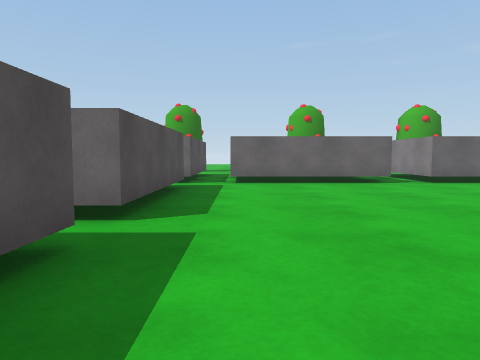
view 1 (above)

24 first-person views from a walk through a 3-D level made in the Unity game engine. The camera is 0.68 m above the floor, tilts 4° down and sees 70° across. The floor is counted in squares, 1 m on a side. Each view is taken from the middle of a square. On the plan, view 1 faces up. The plan holds only what a view shows up to about 10 squares ahead; the rest is blank. The place goes on beyond the plan. Some animated figures are not drawn.

view 2
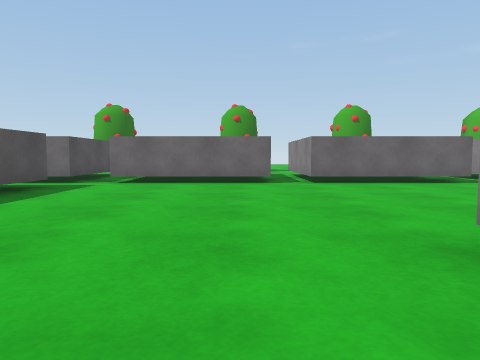

view 3
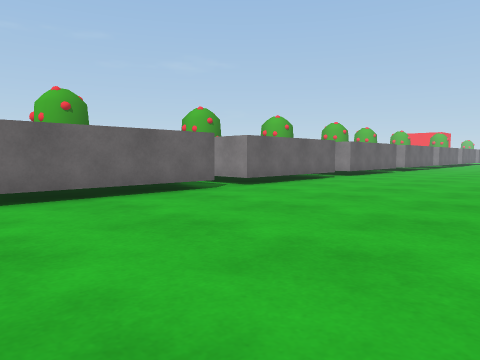

view 4
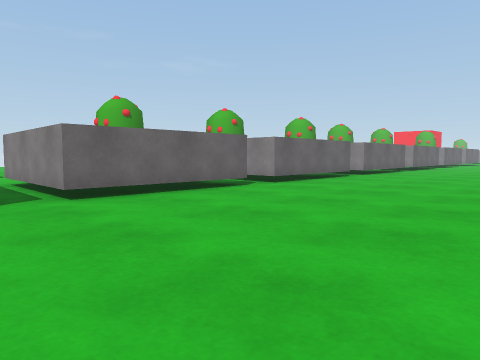

view 5
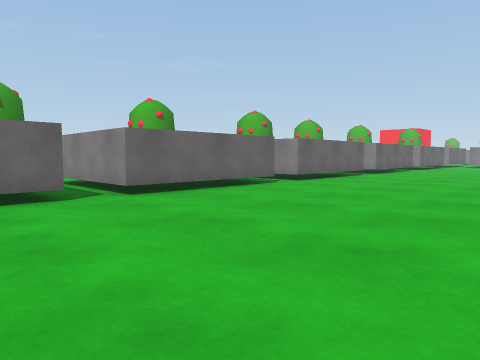

view 6
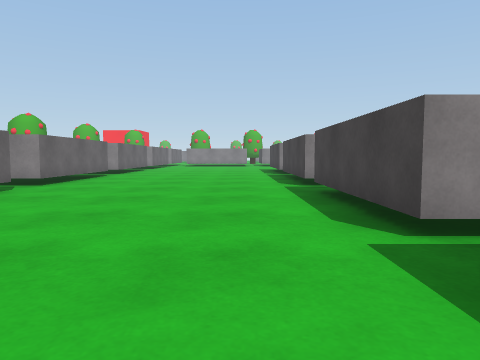

view 7
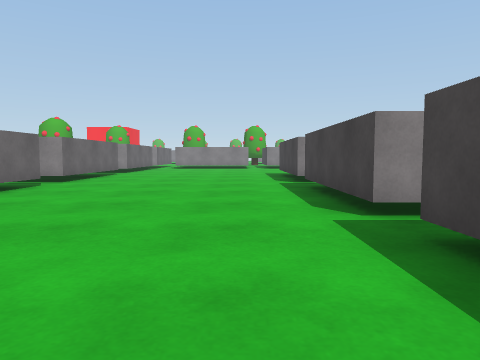

view 8
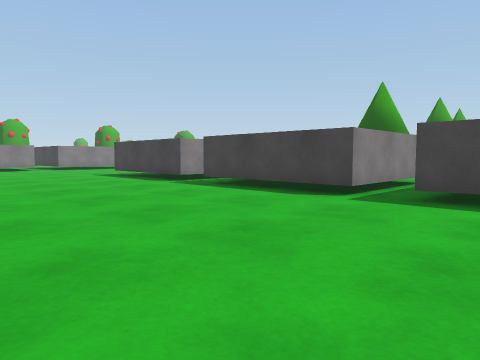

view 9
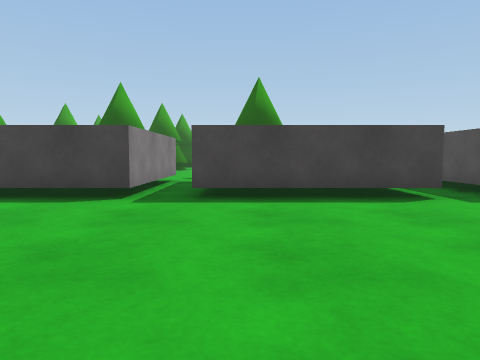

view 10
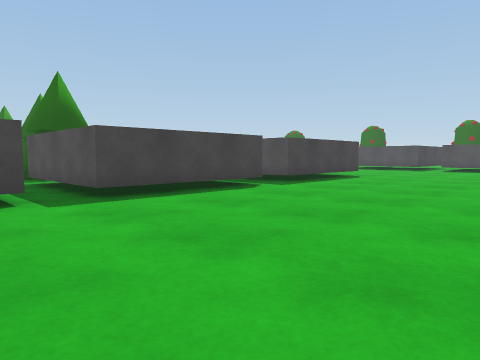

view 11
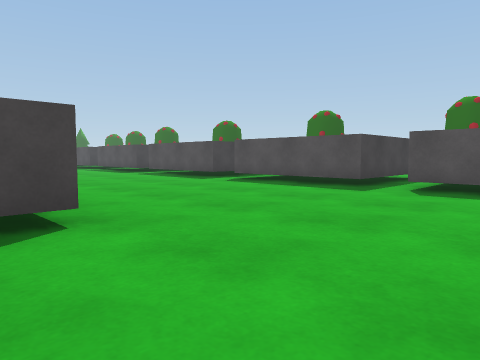

view 12
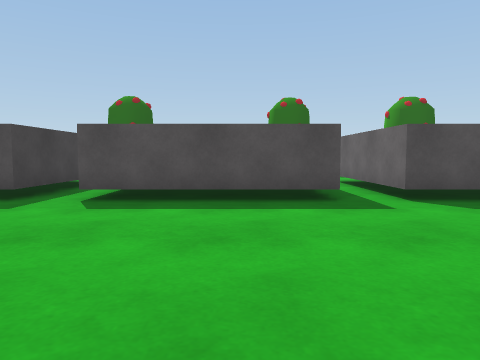

view 13
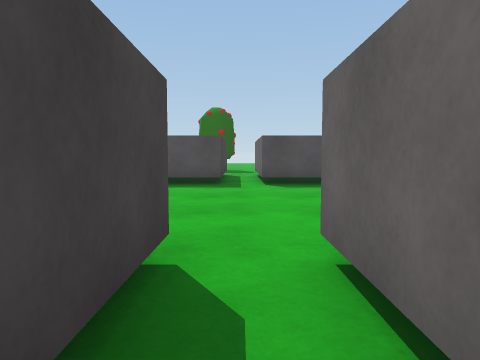

view 14
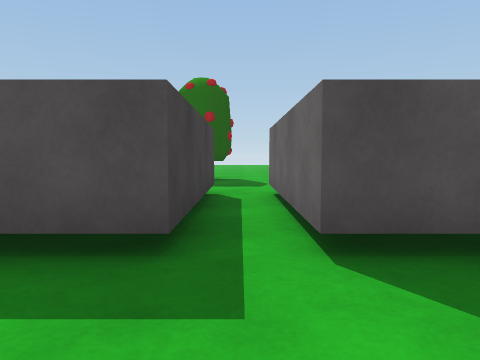

view 15
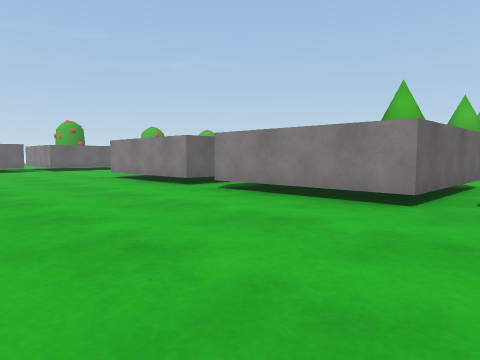

view 16
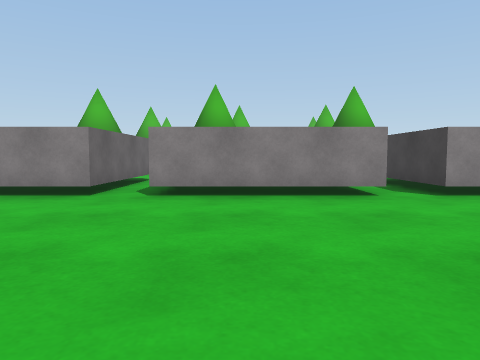

view 17
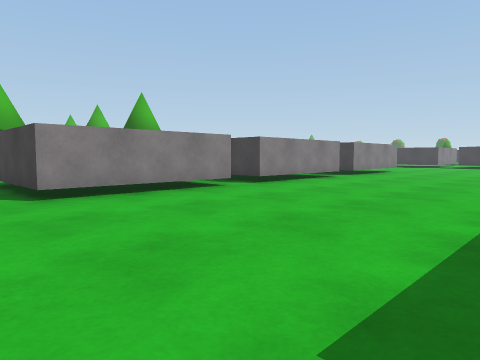

view 18
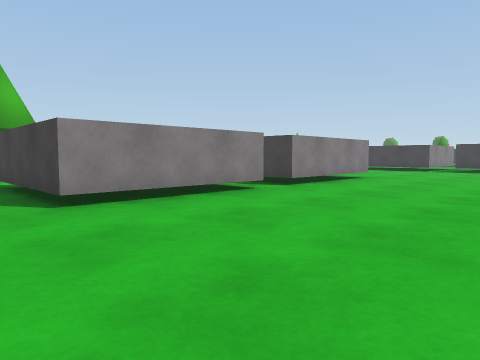

view 19
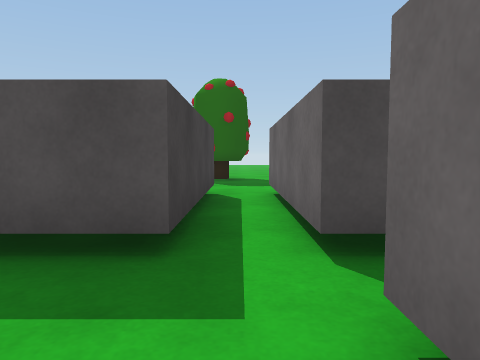

view 20
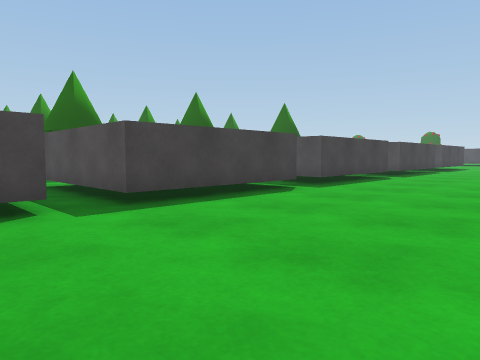

view 21
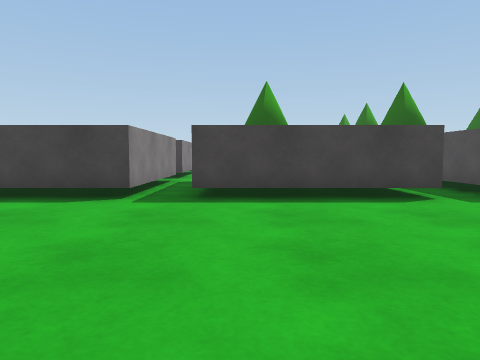

view 22
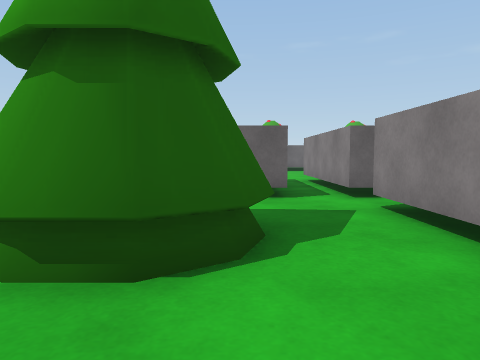

view 23
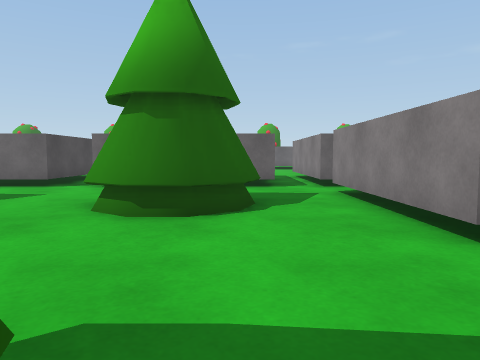

view 24
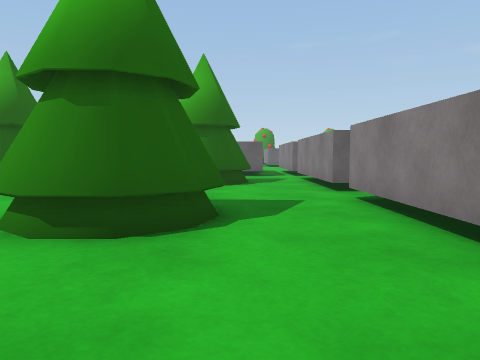

### Floor plan
Points are (right, up) in squares from view 1. A wall is a line through its corners. A room is listed if a view was taken in it or the views show most of it. See-through windows are left out.
Room 1 (views 1, 2, 3, 4, 5, 6, 7, 8, 9, 10, 11, 12, 14, 15, 16, 17, 18, 19, 20, 21)
walls: (9.8, 2.5) (13.8, 2.5) (13.8, -1.5); (7.2, 2.5) (8.8, 2.5) (8.8, 0.8); (4.8, -1.5) (4.8, 2.5) (5.5, 2.5); (14.8, -1.4) (14.8, 2.5) (18.8, 2.5) (18.8, -1.5); (4.8, -6.5) (4.8, -2.5); (8.9, 8.5) (4.8, 8.5); (13.9, 8.5) (9.8, 8.5); (3.9, 8.5) (-0.2, 8.5); (19.8, -0.6) (19.8, 2.5) (23.8, 2.5) (23.8, -1.1); (4.8, -11.5) (4.8, -7.5); (-4.2, 2.5) (-1.2, 2.5) (-1.2, -1.5) (-5.2, -1.5); (18.9, 8.5) (14.8, 8.5); (-1.2, 8.5) (-5.2, 8.5); (-5.2, -2.5) (-1.2, -2.5) (-1.2, -3.8); (24.8, -1.5) (24.8, 2.5) (26.5, 2.5); (4.8, -16.5) (4.8, -12.5); (-5.2, 7.5) (-1.2, 7.5) (-1.2, 3.5) (-4.8, 3.5); (23.9, 8.5) (19.8, 8.5); (26.1, 8.5) (24.8, 8.5); (4.8, -20.5) (4.8, -17.5)
ways out: opening at (5, -17) to room 2; opening at (5, -12) to room 2; opening at (5, -7) to room 2; opening at (5, -2) to room 2; opening at (14, -2) to room 2; opening at (19, -2) to room 2; opening at (24, -2) to room 2; opening at (-5, -2); opening at (-5, 8); opening at (-1, 8); opening at (4, 8); opening at (9, 8); opening at (14, 8); opening at (19, 8); opening at (24, 8)
Room 2 (views 13, 22, 23, 24)
walls: (8.8, -6.5) (4.8, -6.5); (24.8, -10.5) (24.8, -7.4); (18.8, -1.5) (17.6, -1.5); (24.8, -6.5) (24.8, -2.4); (4.8, -12.5) (8.4, -12.5); (4.8, -7.5) (7.4, -7.5); (23.9, -1.5) (23, -1.5); (25.2, -1.5) (24.8, -1.5); (6.4, -1.5) (4.8, -1.5); (4.8, -17.5) (5.6, -17.5); (4.8, -2.5) (6.4, -2.5)
ways out: opening at (5, -17) to room 1; opening at (5, -12) to room 1; opening at (5, -7) to room 1; opening at (5, -2) to room 1; opening at (14, -2) to room 1; opening at (19, -2) to room 1; opening at (24, -2) to room 1
objects: pine tree (11, -14) to (12, -13); pine tree (12, -4) to (13, -3); pine tree (17, -5) to (18, -4); pine tree (21, -10) to (22, -8); pine tree (21, -5) to (23, -3)

Where each view was taken, in squares from view 1:
view 1: 0 up, 0 right, facing up
view 2: 0 up, 3 right, facing up
view 3: 3 up, 4 right, facing up-right
view 4: 3 up, 8 right, facing up-right
view 5: 3 up, 12 right, facing up-right
view 6: 4 up, 12 right, facing right
view 7: 4 up, 16 right, facing right
view 8: 8 up, 17 right, facing down-right
view 9: 8 up, 13 right, facing down
view 10: 8 up, 16 right, facing down-left
view 11: 6 up, 6 right, facing down-left
view 12: 1 up, 4 right, facing left
view 13: 2 down, 7 right, facing left
view 14: 2 down, 1 right, facing left
view 15: 8 down, 0 right, facing up-right
view 16: 9 down, 1 left, facing right
view 17: 6 down, 1 left, facing down-right
view 18: 11 down, 0 right, facing down-right
view 19: 8 up, 1 right, facing left
view 20: 7 up, 26 right, facing down-left
view 21: 8 up, 23 right, facing down
view 22: 7 down, 23 right, facing up
view 23: 9 down, 23 right, facing up
view 24: 13 down, 23 right, facing up
